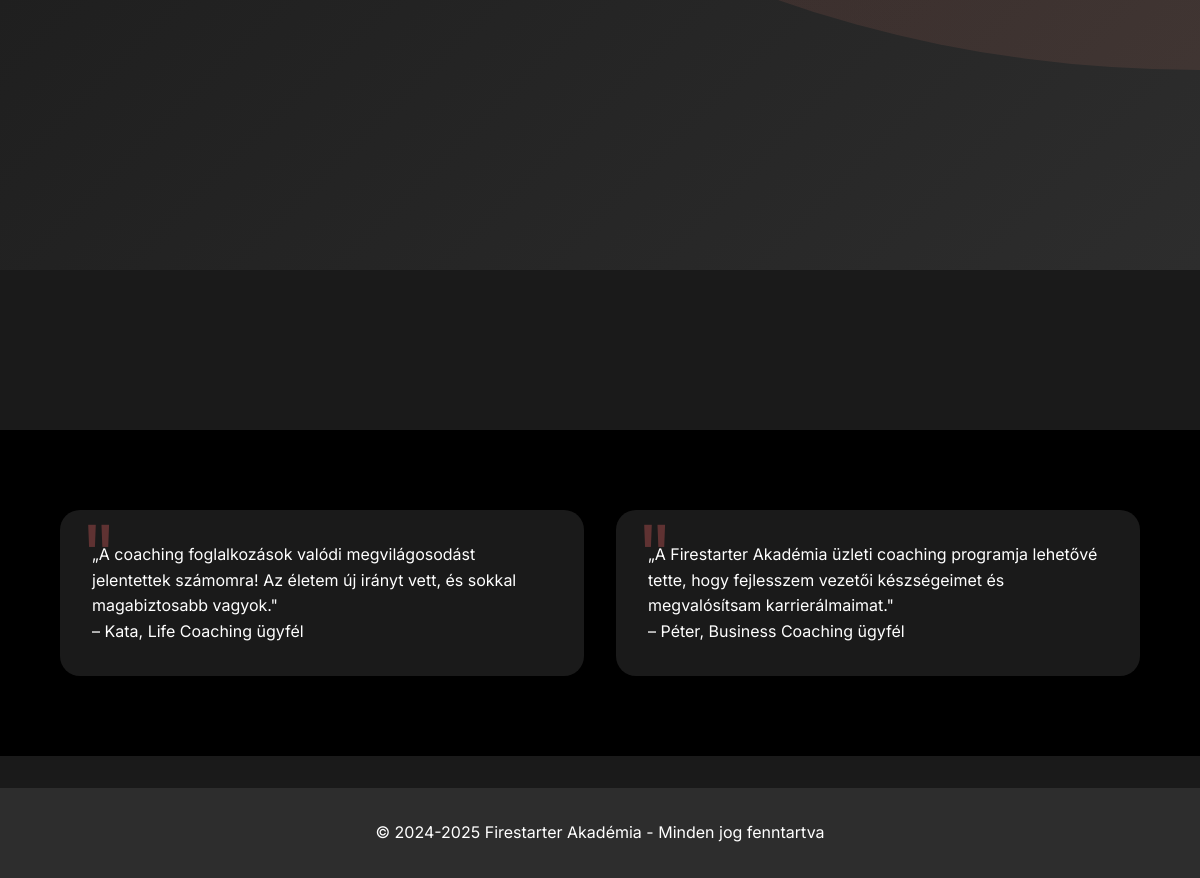
The app's page / (lower part), older data.
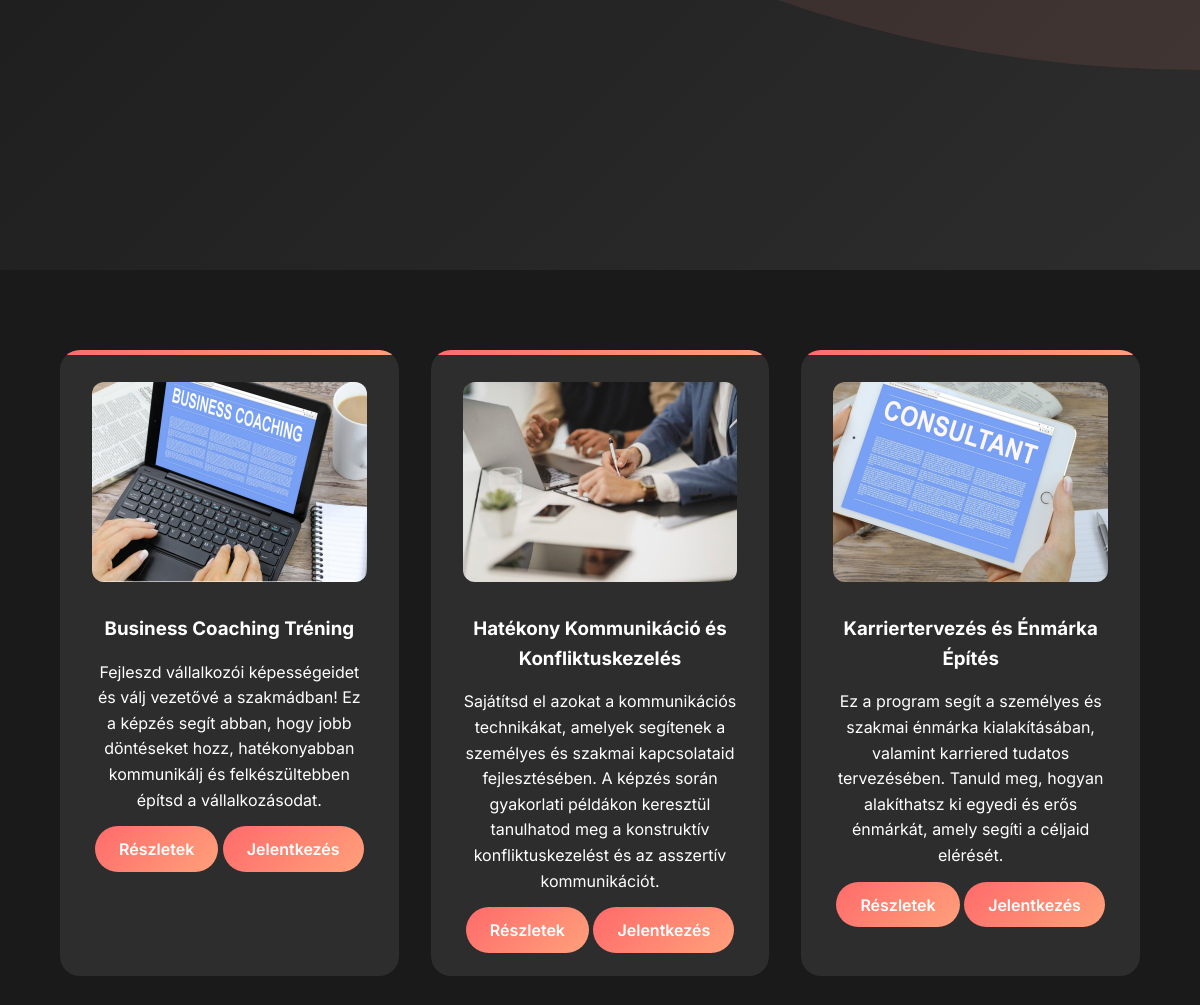
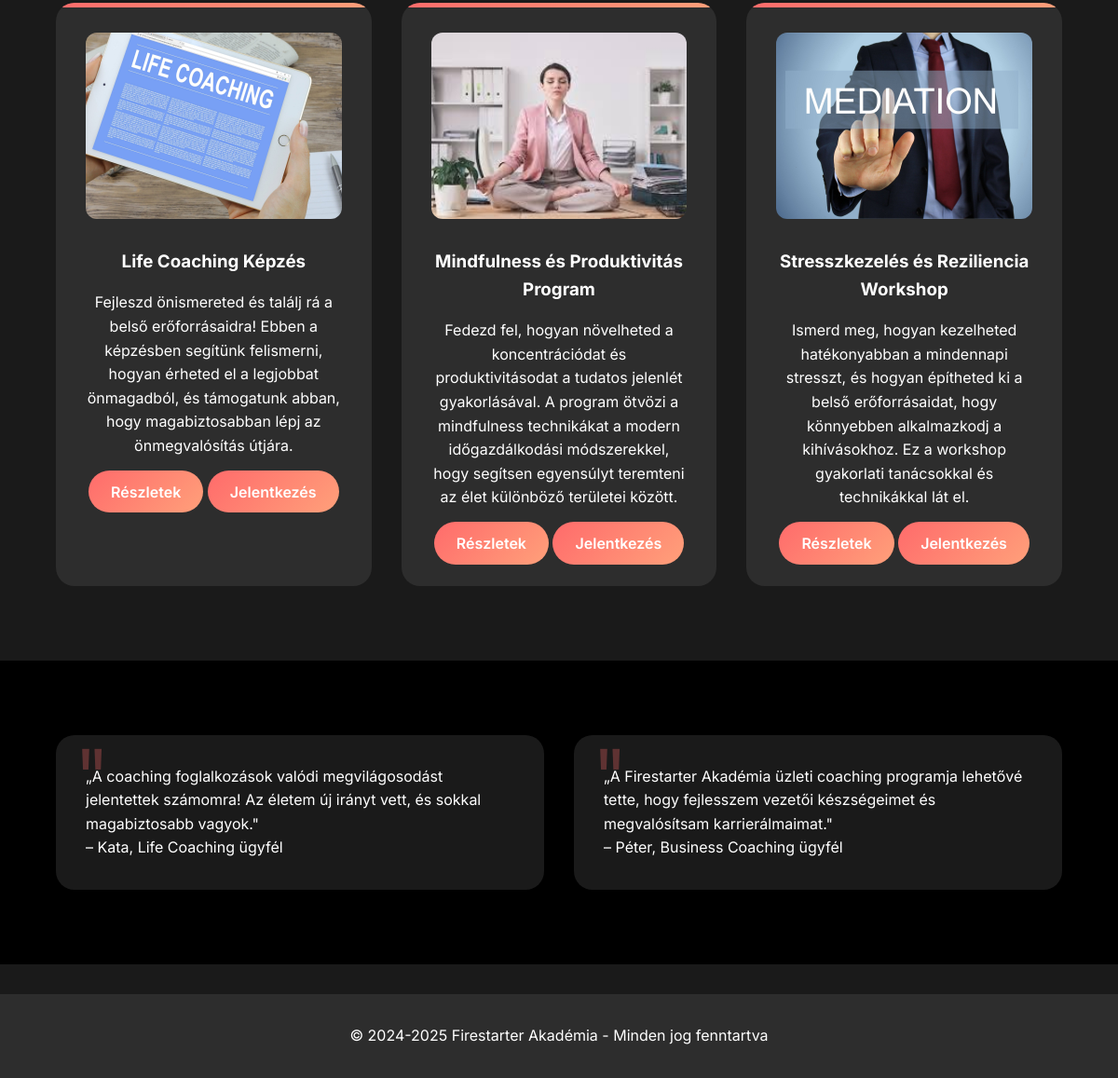
The same page, newer data (2 pictures, top to bottom).
### tables this page shows
CREATE TABLE `services` (
  `id` int(11) NOT NULL,
  `name` varchar(100) NOT NULL,
  `duration` int(11) NOT NULL,
  `price` decimal(10,2) NOT NULL,
  `description` text DEFAULT NULL,
  `is_active` tinyint(1) DEFAULT 1,
  `recommended_time` varchar(100) DEFAULT NULL,
  `recommended_to` text DEFAULT NULL
);

### functions.php (called while the page is built, shortened)
<?php
function getServices($pdo, $instructor = null) {
    if ($instructor) {
        $stmt = $pdo->prepare("SELECT * FROM services WHERE instructor_id = ? ORDER BY name");
        $stmt->execute([$instructor['id']]);
        return $stmt->fetchAll();
    } else {
        $services = $pdo->query("SELECT * FROM services ORDER BY name");
        return $services->fetchAll();
    }
}

### index.php (the view, shortened to what this page needs)
<?php
require_once 'db_config.php';
require_once 'functions.php';
$services = getServices($pdo);
?>
<!DOCTYPE html>
<html lang="hu">
<head>
    <link rel="stylesheet" href="https://cdnjs.cloudflare.com/ajax/libs/aos/2.3.4/aos.css" />
    <link rel="stylesheet" href="css/index.css" />
</head>
<body>
    <section class="hero">
    </section>
    <section class="services">
        <?php
        $delay = 100;
        foreach ($services as $service):
            $imageUrl = "./pictures_from_training_courses/" . $service['name'];
        ?>
            <div class="service-card" data-aos="fade-up" data-aos-delay="<?php echo $delay; ?>">
                <img src="<?php echo htmlspecialchars($imageUrl); ?>.jpg" alt="<?php echo htmlspecialchars($service['name']); ?>">
                <h3><?php echo htmlspecialchars($service['name']); ?></h3>
                <p><?php echo htmlspecialchars($service['description']); ?></p>
                <a href="./kepzeseink.php#<?php echo $service['id']; ?>" class="login-button">Részletek</a>
                <a href="./idopont.php#<?php echo $service['id']; ?>" class="login-button">Jelentkezés</a>
            </div>
        <?php
            $delay += 100;
        endforeach;
        ?>
    </section>
    <section class="testimonials">
        <div class="testimonial-grid">
            <div class="testimonial-card" data-aos="fade-right">
                <p>„A coaching foglalkozások valódi megvilágosodást jelentettek számomra! Az életem új irányt vett, és sokkal magabiztosabb vagyok."</p>
                <p>– Kata, Life Coaching ügyfél</p>
            </div>
            <div class="testimonial-card" data-aos="fade-left">
                <p>„A Firestarter Akadémia üzleti coaching programja lehetővé tette, hogy fejlesszem vezetői készségeimet és megvalósítsam karrierálmaimat."</p>
                <p>– Péter, Business Coaching ügyfél</p>
            </div>
        </div>
    </section>
    <footer>
        <p>&copy; 2024-2025 Firestarter Akadémia - Minden jog fenntartva</p>
    </footer>
</body>
</html>

### css/index.css (style rules this page uses)
* { box-sizing: border-box; margin: 0; padding: 0; font-family: 'Inter', sans-serif; }
:root { --primary: #FF6B6B; --secondary: #4ECDC4; --dark: #2D3436; --light: #F7F7F7; --gradient: linear-gradient(135deg, #FF6B6B, #FFA07A); --bg-color: #F7F7F7; --text-color: #2D3436; --card-bg: white; --header-bg: rgba(255, 255, 255, 0.95); --testimonials-bg: white; --testimonials-text: #2D3436; --nav-link-color: #2D3436; --card-shadow: rgba(0, 0, 0, 0.1); --hero-bg: linear-gradient(135deg, #F6F6F6 0%, #FFFFFF 100%); --footer-bg: #F7F7F7; --footer-text: #2D3436; }
[data-theme="dark"] { --bg-color: #1a1a1a; --text-color: #ffffff; --card-bg: #2d2d2d; --header-bg: rgba(45, 45, 45, 0.95); --testimonial-bg: rgba(255, 255, 255, 0.1); --nav-link-color: #ffffff; --card-shadow: rgba(0, 0, 0, 0.3); --testimonials-bg: #000000; --testimonials-text: white; --hero-bg: linear-gradient(135deg, #1a1a1a 0%, #2d2d2d 100%); --footer-bg: #2d2d2d; --footer-text: #ffffff; }
body { background-color: var(--bg-color); color: var(--text-color); line-height: 1.6; transition: all 0.3s ease; }
.login-button { background: var(--gradient); color: white; padding: 0.8rem 1.5rem; border-radius: 50px; text-decoration: none; font-weight: 600; transition: transform 0.3s ease, box-shadow 0.3s ease; }
.hero { min-height: 100vh; display: flex; align-items: center; padding: 5rem 5%; background: var(--hero-bg); position: relative; overflow: hidden; }
.hero::before { content: ''; position: absolute; top: -50%; right: -50%; width: 100%; height: 100%; background: var(--gradient); opacity: 0.1; border-radius: 50%; transform: scale(1.5); }
.services { display: grid; grid-template-columns: repeat(auto-fit, minmax(280px, 1fr)); gap: 2rem; padding: 5rem 5%; max-width: 1400px; margin: 0 auto; }
.service-card { background: var(--card-bg); border-radius: 20px; padding: 2rem; text-align: center; transition: transform 0.3s ease, box-shadow 0.3s ease; position: relative; overflow: hidden; }
.service-card::before { content: ''; position: absolute; top: 0; left: 0; width: 100%; height: 5px; background: var(--gradient); }
.service-card img { width: 100%; height: 200px; object-fit: cover; border-radius: 12px; margin-bottom: 1.5rem; }
.service-card h3 { color: var(--text-color); margin-bottom: 1rem; }
.service-card p { color: var(--text-color); margin-bottom: 1.5rem; }
.testimonials { background: var(--testimonials-bg); color: var(--testimonials-text); padding: 5rem 5%; }
.testimonial-grid { display: grid; grid-template-columns: repeat(auto-fit, minmax(300px, 1fr)); gap: 2rem; max-width: 1400px; margin: 0 auto; }
.testimonial-card { background: var(--testimonial-bg); padding: 2rem; border-radius: 20px; position: relative; }
.testimonial-card::before { content: '"'; position: absolute; top: -20px; left: 20px; font-size: 5rem; color: var(--primary); opacity: 0.3; }
footer { background: var(--footer-bg); color: var(--footer-text); text-align: center; padding: 2rem; margin-top: 2rem; }

Row changes from the older to the newer data that the page shows:
added services: name (picture), name "Business Coaching Tréning", description "Fejleszd vállalkozói képességeidet és válj vezetővé a szakmádban! Ez a képzés segít abban, hogy jobb döntéseket hozz, hatékonyabban kommunikálj és felkészültebben építsd a vállalkozásodat."
added services: name (picture), name "Hatékony Kommunikáció és Konfliktuskezelés", description "Sajátítsd el azokat a kommunikációs technikákat, amelyek segítenek a személyes és szakmai kapcsolataid fejlesztésében. A képzés során gyakorlati példákon keresztül tanulhatod meg a konstruktív konfliktuskezelést és az asszertív kommunikációt."
added services: name (picture), name "Karriertervezés és Énmárka Építés", description "Ez a program segít a személyes és szakmai énmárka kialakításában, valamint karriered tudatos tervezésében. Tanuld meg, hogyan alakíthatsz ki egyedi és erős énmárkát, amely segíti a céljaid elérését."
added services: name (picture), name "Life Coaching Képzés", description "Fejleszd önismereted és találj rá a belső erőforrásaidra! Ebben a képzésben segítünk felismerni, hogyan érheted el a legjobbat önmagadból, és támogatunk abban, hogy magabiztosabban lépj az önmegvalósítás útjára."
added services: name (picture), name "Mindfulness és Produktivitás Program", description "Fedezd fel, hogyan növelheted a koncentrációdat és produktivitásodat a tudatos jelenlét gyakorlásával. A program ötvözi a mindfulness technikákat a modern időgazdálkodási módszerekkel, hogy segítsen egyensúlyt teremteni az élet különböző területei között."
added services: name (picture), name "Stresszkezelés és Reziliencia Workshop", description "Ismerd meg, hogyan kezelheted hatékonyabban a mindennapi stresszt, és hogyan építheted ki a belső erőforrásaidat, hogy könnyebben alkalmazkodj a kihívásokhoz. Ez a workshop gyakorlati tanácsokkal és technikákkal lát el."
